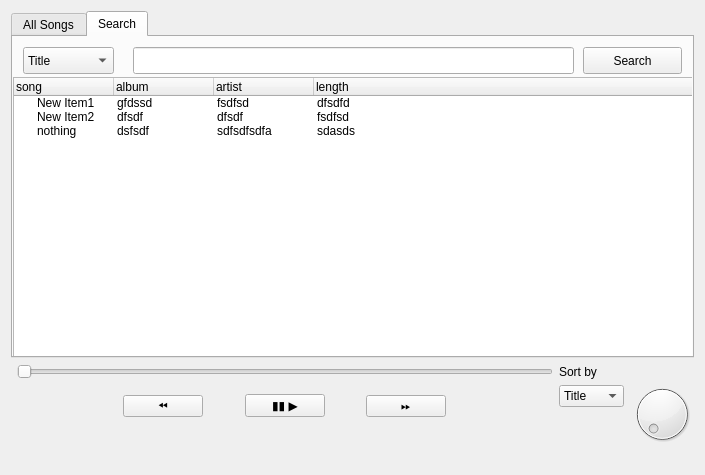
<?xml version="1.0" encoding="UTF-8"?>
<ui version="4.0">
 <class>widget</class>
 <widget class="QWidget" name="widget">
  <property name="geometry">
   <rect>
    <x>0</x>
    <y>0</y>
    <width>705</width>
    <height>475</height>
   </rect>
  </property>
  <property name="windowTitle">
   <string>MUSIBLISS</string>
  </property>
  <layout class="QGridLayout" name="gridLayout">
   <item row="4" column="1">
    <layout class="QHBoxLayout" name="horizontalLayout">
     <item>
      <spacer name="horizontalSpacer">
       <property name="orientation">
        <enum>Qt::Horizontal</enum>
       </property>
       <property name="sizeHint" stdset="0">
        <size>
         <width>40</width>
         <height>20</height>
        </size>
       </property>
      </spacer>
     </item>
     <item>
      <spacer name="horizontalSpacer_6">
       <property name="orientation">
        <enum>Qt::Horizontal</enum>
       </property>
       <property name="sizeHint" stdset="0">
        <size>
         <width>40</width>
         <height>20</height>
        </size>
       </property>
      </spacer>
     </item>
     <item>
      <spacer name="horizontalSpacer_5">
       <property name="orientation">
        <enum>Qt::Horizontal</enum>
       </property>
       <property name="sizeHint" stdset="0">
        <size>
         <width>40</width>
         <height>20</height>
        </size>
       </property>
      </spacer>
     </item>
     <item>
      <widget class="QPushButton" name="pushButton_4">
       <property name="text">
        <string>⏪</string>
       </property>
      </widget>
     </item>
     <item>
      <spacer name="horizontalSpacer_3">
       <property name="orientation">
        <enum>Qt::Horizontal</enum>
       </property>
       <property name="sizeHint" stdset="0">
        <size>
         <width>40</width>
         <height>20</height>
        </size>
       </property>
      </spacer>
     </item>
     <item>
      <widget class="QPushButton" name="pushButton_3">
       <property name="text">
        <string>▮▮ ▶</string>
       </property>
      </widget>
     </item>
     <item>
      <spacer name="horizontalSpacer_10">
       <property name="orientation">
        <enum>Qt::Horizontal</enum>
       </property>
       <property name="sizeHint" stdset="0">
        <size>
         <width>40</width>
         <height>20</height>
        </size>
       </property>
      </spacer>
     </item>
     <item>
      <widget class="QPushButton" name="pushButton_2">
       <property name="text">
        <string>⏩</string>
       </property>
      </widget>
     </item>
     <item>
      <spacer name="horizontalSpacer_7">
       <property name="orientation">
        <enum>Qt::Horizontal</enum>
       </property>
       <property name="sizeHint" stdset="0">
        <size>
         <width>40</width>
         <height>20</height>
        </size>
       </property>
      </spacer>
     </item>
     <item>
      <spacer name="horizontalSpacer_4">
       <property name="orientation">
        <enum>Qt::Horizontal</enum>
       </property>
       <property name="sizeHint" stdset="0">
        <size>
         <width>40</width>
         <height>20</height>
        </size>
       </property>
      </spacer>
     </item>
     <item>
      <spacer name="horizontalSpacer_2">
       <property name="orientation">
        <enum>Qt::Horizontal</enum>
       </property>
       <property name="sizeHint" stdset="0">
        <size>
         <width>40</width>
         <height>20</height>
        </size>
       </property>
      </spacer>
     </item>
    </layout>
   </item>
   <item row="1" column="0" colspan="4">
    <widget class="QTabWidget" name="tabWidget">
     <property name="currentIndex">
      <number>1</number>
     </property>
     <widget class="QWidget" name="tab">
      <attribute name="title">
       <string>All Songs</string>
      </attribute>
      <widget class="QTreeWidget" name="treeWidget">
       <property name="geometry">
        <rect>
         <x>0</x>
         <y>0</y>
         <width>691</width>
         <height>301</height>
        </rect>
       </property>
       <property name="sizeIncrement">
        <size>
         <width>0</width>
         <height>0</height>
        </size>
       </property>
       <column>
        <property name="text">
         <string notr="true">song</string>
        </property>
       </column>
       <column>
        <property name="text">
         <string>album</string>
        </property>
       </column>
       <column>
        <property name="text">
         <string>artist</string>
        </property>
       </column>
       <column>
        <property name="text">
         <string>length</string>
        </property>
       </column>
       <item>
        <property name="text">
         <string>New Item1</string>
        </property>
        <property name="text">
         <string>gfdssd</string>
        </property>
        <property name="text">
         <string>fsdfsd</string>
        </property>
        <property name="text">
         <string>dfsdfd</string>
        </property>
       </item>
       <item>
        <property name="text">
         <string>New Item2</string>
        </property>
        <property name="text">
         <string>dfsdf</string>
        </property>
        <property name="text">
         <string>dfsdf</string>
        </property>
        <property name="text">
         <string>fsdfsd</string>
        </property>
       </item>
       <item>
        <property name="text">
         <string>nothing</string>
        </property>
        <property name="text">
         <string>dsfsdf</string>
        </property>
        <property name="text">
         <string>sdfsdfsdfa</string>
        </property>
        <property name="text">
         <string>sdasds</string>
        </property>
       </item>
      </widget>
     </widget>
     <widget class="QWidget" name="tab_3">
      <attribute name="title">
       <string>Search</string>
      </attribute>
      <widget class="QTreeWidget" name="treeWidget_3">
       <property name="geometry">
        <rect>
         <x>0</x>
         <y>40</y>
         <width>681</width>
         <height>281</height>
        </rect>
       </property>
       <property name="sizeIncrement">
        <size>
         <width>0</width>
         <height>0</height>
        </size>
       </property>
       <column>
        <property name="text">
         <string>song</string>
        </property>
       </column>
       <column>
        <property name="text">
         <string>album</string>
        </property>
       </column>
       <column>
        <property name="text">
         <string>artist</string>
        </property>
       </column>
       <column>
        <property name="text">
         <string>length</string>
        </property>
       </column>
       <item>
        <property name="text">
         <string>New Item1</string>
        </property>
        <property name="text">
         <string>gfdssd</string>
        </property>
        <property name="text">
         <string>fsdfsd</string>
        </property>
        <property name="text">
         <string>dfsdfd</string>
        </property>
       </item>
       <item>
        <property name="text">
         <string>New Item2</string>
        </property>
        <property name="text">
         <string>dfsdf</string>
        </property>
        <property name="text">
         <string>dfsdf</string>
        </property>
        <property name="text">
         <string>fsdfsd</string>
        </property>
       </item>
       <item>
        <property name="text">
         <string>nothing</string>
        </property>
        <property name="text">
         <string>dsfsdf</string>
        </property>
        <property name="text">
         <string>sdfsdfsdfa</string>
        </property>
        <property name="text">
         <string>sdasds</string>
        </property>
       </item>
      </widget>
      <widget class="QComboBox" name="comboBox_3">
       <property name="geometry">
        <rect>
         <x>10</x>
         <y>10</y>
         <width>91</width>
         <height>27</height>
        </rect>
       </property>
       <item>
        <property name="text">
         <string>Title</string>
        </property>
       </item>
       <item>
        <property name="text">
         <string>Album</string>
        </property>
       </item>
       <item>
        <property name="text">
         <string>Artist</string>
        </property>
       </item>
      </widget>
      <widget class="QLineEdit" name="lineEdit">
       <property name="geometry">
        <rect>
         <x>120</x>
         <y>10</y>
         <width>441</width>
         <height>27</height>
        </rect>
       </property>
      </widget>
      <widget class="QPushButton" name="pushButton">
       <property name="geometry">
        <rect>
         <x>570</x>
         <y>10</y>
         <width>99</width>
         <height>27</height>
        </rect>
       </property>
       <property name="text">
        <string>Search</string>
       </property>
      </widget>
     </widget>
    </widget>
   </item>
   <item row="3" column="2">
    <widget class="QLabel" name="label_4">
     <property name="text">
      <string>Sort by</string>
     </property>
    </widget>
   </item>
   <item row="3" column="3" rowspan="3">
    <widget class="QDial" name="dial"/>
   </item>
   <item row="3" column="1">
    <widget class="QSlider" name="horizontalSlider">
     <property name="orientation">
      <enum>Qt::Horizontal</enum>
     </property>
    </widget>
   </item>
   <item row="4" column="2">
    <layout class="QVBoxLayout" name="verticalLayout">
     <item>
      <widget class="QComboBox" name="comboBox_2">
       <item>
        <property name="text">
         <string>Title</string>
        </property>
       </item>
       <item>
        <property name="text">
         <string>Album</string>
        </property>
       </item>
       <item>
        <property name="text">
         <string>Artist</string>
        </property>
       </item>
      </widget>
     </item>
     <item>
      <widget class="QLabel" name="label_5">
       <property name="text">
        <string/>
       </property>
      </widget>
     </item>
    </layout>
   </item>
  </layout>
 </widget>
 <resources>
  <include location="../../../Documents/resources/test.qrc"/>
 </resources>
 <connections/>
</ui>
